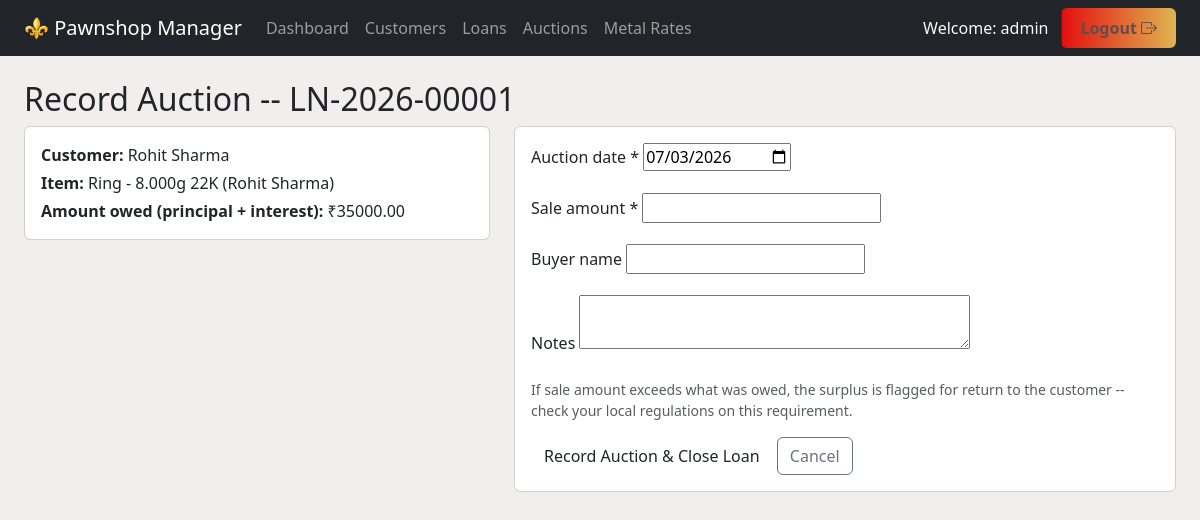
/auctions/new/1/ (signed in), run on the app's committed database.
### loans/models.py (models this page shows, shortened)
class Loan(models.Model):
    STATUS_CHOICES = [
        ('ACTIVE', 'Active'),
        ('OVERDUE', 'Overdue'),
        ('REDEEMED', 'Redeemed'),
        ('AUCTIONED', 'Auctioned / Closed'),
    ]
    INTEREST_TYPE_CHOICES = [
        ('FLAT_MONTHLY', 'Flat (on original principal)'),
        ('REDUCING', 'Reducing balance (on outstanding principal)'),
    ]
    loan_number = models.CharField(max_length=20, unique=True, editable=False)
    customer = models.ForeignKey(Customer, on_delete=models.CASCADE, related_name='loans')
    item = models.OneToOneField(PledgeItem, on_delete=models.CASCADE, related_name='loan')
    principal_amount = models.DecimalField(max_digits=12, decimal_places=2)
    interest_rate_percent = models.DecimalField(
        max_digits=5, decimal_places=2,
        help_text="Monthly interest rate, e.g. 2.5 for 2.5% per month",
    )
    interest_type = models.CharField(max_length=20, choices=INTEREST_TYPE_CHOICES, default='FLAT_MONTHLY')
    issue_date = models.DateField(default=timezone.localdate)
    tenure_months = models.PositiveIntegerField(default=3)
    due_date = models.DateField(editable=False)
    status = models.CharField(max_length=20, choices=STATUS_CHOICES, default='ACTIVE')
    closed_date = models.DateField(blank=True, null=True)
    created_at = models.DateTimeField(auto_now_add=True)
    class Meta:
        ordering = ['-created_at']
    @property
    def total_interest_paid(self):
        return self.repayments.aggregate(total=Sum('interest_component'))['total'] or Decimal('0')
    @property
    def total_principal_paid(self):
        return self.repayments.aggregate(total=Sum('principal_component'))['total'] or Decimal('0')
    @property
    def outstanding_principal(self):
        return self.principal_amount - self.total_principal_paid
    def accrued_interest(self, as_of_date=None):
        as_of_date = as_of_date or timezone.localdate()
        round_up = getattr(settings, 'ROUND_UP_PARTIAL_MONTH_INTEREST', True)
        months = months_elapsed(self.issue_date, as_of_date, round_up_partial=round_up)
        rate = self.interest_rate_percent / Decimal('100')
        if self.interest_type == 'FLAT_MONTHLY':
            total_interest_due = self.principal_amount * rate * Decimal(months)
        else:  # REDUCING -- approximate using current outstanding principal
            total_interest_due = self.outstanding_principal * rate * Decimal(months)
        outstanding_interest = total_interest_due - self.total_interest_paid
        return max(outstanding_interest, Decimal('0'))
    @property
    def outstanding_balance(self):
        return self.outstanding_principal + self.accrued_interest()

### customers/models.py (models this page shows, shortened)
class Customer(models.Model):
    ID_PROOF_CHOICES = [
        ('AADHAAR', 'Aadhaar Card'),
        ('PAN', 'PAN Card'),
        ('PASSPORT', 'Passport'),
        ('VOTER_ID', 'Voter ID'),
        ('DRIVING_LICENSE', 'Driving License'),
        ('OTHER', 'Other Government ID'),
    ]
    full_name = models.CharField(max_length=200)
    phone_number = models.CharField(max_length=15)
    alternate_phone = models.CharField(max_length=15, blank=True)
    email = models.EmailField(blank=True)
    address = models.TextField()
    photo = models.ImageField(upload_to='customers/photos/', blank=True, null=True)
    id_proof_type = models.CharField(max_length=20, choices=ID_PROOF_CHOICES)
    id_proof_number = models.CharField(max_length=50)
    id_proof_document = models.FileField(upload_to='customers/id_proofs/', blank=True, null=True)
    date_registered = models.DateTimeField(auto_now_add=True)
    notes = models.TextField(blank=True, help_text="Internal staff notes about this customer")
    class Meta:
        ordering = ['full_name']

### items/models.py (models this page shows, shortened)
class PledgeItem(models.Model):
    ITEM_TYPE_CHOICES = [
        ('RING', 'Ring'),
        ('NECKLACE', 'Necklace'),
        ('CHAIN', 'Chain'),
        ('BANGLE', 'Bangle'),
        ('BRACELET', 'Bracelet'),
        ('EARRINGS', 'Earrings'),
        ('PENDANT', 'Pendant'),
        ('COIN_BAR', 'Coin / Bar'),
        ('WATCH', 'Watch'),
        ('OTHER', 'Other'),
    ]
    METAL_CHOICES = [
        ('GOLD', 'Gold'),
        ('SILVER', 'Silver'),
        ('PLATINUM', 'Platinum'),
        ('OTHER', 'Other / Mixed'),
    ]
    PURITY_CHOICES = [
        ('24K', '24 Karat (999)'),
        ('22K', '22 Karat (916)'),
        ('18K', '18 Karat (750)'),
        ('14K', '14 Karat (585)'),
        ('STERLING', 'Sterling Silver (92.5%)'),
        ('FINE_SILVER', 'Fine Silver (99.9%)'),
        ('NA', 'Not Applicable'),
    ]
    STATUS_CHOICES = [
        ('PLEDGED', 'Pledged (loan active)'),
        ('REDEEMED', 'Redeemed (returned to customer)'),
        ('AUCTIONED', 'Auctioned'),
    ]
    customer = models.ForeignKey(Customer, on_delete=models.CASCADE, related_name='items')
    item_type = models.CharField(max_length=20, choices=ITEM_TYPE_CHOICES)
    description = models.CharField(
        max_length=255,
        help_text="e.g. 'Floral design gold ring with red stone, slightly worn'",
    )
    metal = models.CharField(max_length=10, choices=METAL_CHOICES)
    purity = models.CharField(max_length=15, choices=PURITY_CHOICES)
    gross_weight_grams = models.DecimalField(max_digits=8, decimal_places=3)
    stone_weight_grams = models.DecimalField(
        max_digits=8, decimal_places=3, default=0,
        help_text="Weight of non-metal stones/gems to deduct from gross weight",
    )
    net_weight_grams = models.DecimalField(max_digits=8, decimal_places=3, editable=False)
    appraised_value = models.DecimalField(
        max_digits=12, decimal_places=2,
        help_text="Value assigned by staff at appraisal time (can be auto-suggested from the daily metal rate, then overridden)",
    )
    status = models.CharField(max_length=20, choices=STATUS_CHOICES, default='PLEDGED')
    created_at = models.DateTimeField(auto_now_add=True)
    class Meta:
        ordering = ['-created_at']
    def __str__(self):
        return f"{self.get_item_type_display()} - {self.net_weight_grams}g {self.purity} ({self.customer.full_name})"

### auctions/views.py (the view)
# urls.py: path('new/<int:loan_id>/', views.auction_create, name='create'),
@login_required
def auction_create(request, loan_id):
    loan = get_object_or_404(Loan, pk=loan_id)
    if request.method == 'POST':
        form = AuctionForm(request.POST)
        if form.is_valid():
            auction = form.save(commit=False)
            auction.loan = loan
            auction.save()
            loan.status = 'AUCTIONED'
            loan.closed_date = timezone.localdate()
            loan.save(update_fields=['status', 'closed_date'])
            loan.item.status = 'AUCTIONED'
            loan.item.save(update_fields=['status'])
            if auction.surplus_to_customer > 0:
                messages.warning(
                    request,
                    f"Auction recorded. Surplus of ₹{auction.surplus_to_customer} is owed back to "
                    f"{loan.customer.full_name} -- many jurisdictions require this to be returned.",
                )
            else:
                messages.success(request, "Auction recorded and loan closed.")
            return redirect('auctions:list')
    else:
        form = AuctionForm(initial={'auction_date': timezone.localdate()})
    return render(request, 'auctions/auction_create.html', {
        'loan': loan,
        'form': form,
        'amount_owed': loan.outstanding_balance,
    })

### auctions/views.py
class AuctionForm(forms.ModelForm):
    class Meta:
        model = Auction
        fields = ['auction_date', 'sale_amount', 'buyer_name', 'notes']
        widgets = {
            'auction_date': forms.DateInput(attrs={'type': 'date'}),
            'notes': forms.Textarea(attrs={'rows': 2}),
        }

### loans/models.py (called while the page is built)
def add_months(start_date, months):
    month_index = start_date.month - 1 + months
    year = start_date.year + month_index // 12
    month = month_index % 12 + 1
    day = min(start_date.day, calendar.monthrange(year, month)[1])
    return start_date.replace(year=year, month=month, day=day)

def months_elapsed(start_date, end_date, round_up_partial=True):
    if end_date <= start_date:
        return 0
    full_months = (end_date.year - start_date.year) * 12 + (end_date.month - start_date.month)
    if end_date.day < start_date.day:
        full_months -= 1
    full_months = max(full_months, 0)
    anchor = add_months(start_date, full_months)
    has_remainder = end_date > anchor
    if round_up_partial and (has_remainder or full_months == 0):
        full_months += 1
    return full_months

### auctions/templates/auctions/auction_create.html (shortened to what this page needs)
{% extends "base.html" %}
{% block content %}
<h2 class="page-title">Record Auction -- {{ loan.loan_number }}</h2>
<div class="row g-4">
  <div class="col-md-5">
    <div class="card">
      <div class="card-body">
        <p class="mb-1"><strong>Customer:</strong> {{ loan.customer.full_name }}</p>
        <p class="mb-1"><strong>Item:</strong> {{ loan.item }}</p>
        <p class="mb-0"><strong>Amount owed (principal + interest):</strong> ₹{{ amount_owed|floatformat:2 }}</p>
      </div>
    </div>
  </div>
  <div class="col-md-7">
    <div class="card">
      <div class="card-body">
        <form method="post">
          {% for field in form %}
            <div class="mb-3">
              <label class="form-label">{{ field.label }}{% if field.field.required %} *{% endif %}</label>
              {{ field }}
            </div>
          {% endfor %}
          <p class="form-text">If sale amount exceeds what was owed, the surplus is flagged for return to the customer -- check your local regulations on this requirement.</p>
          <button type="submit" class="btn btn-pawn">Record Auction &amp; Close Loan</button>
          <a href="{% url 'auctions:eligible_list' %}" class="btn btn-outline-secondary">Cancel</a>
        </form>
      </div>
    </div>
  </div>
</div>
{% endblock %}

### templates/base.html (shortened to what this page needs)
{% load static %}
<!DOCTYPE html>
<html lang="en">
<head>
    <link href="https://cdn.jsdelivr.net/npm/bootstrap@5.3.3/dist/css/bootstrap.min.css" rel="stylesheet">
    <link href="{% static 'css/gradient.css' %}" rel="stylesheet">
    <link rel="stylesheet" href="https://cdn.jsdelivr.net/npm/bootstrap-icons@1.13.1/font/bootstrap-icons.min.css">
  </head>
<body style="background-color: rgba(242, 237, 237, 0.9);">
{% if user.is_authenticated %}
<nav class="navbar navbar-expand-lg navbar-pawn navbar-dark bg-dark mb-4">
  <div class="container-fluid px-4">
    <a class="navbar-brand" href="{% url 'core:dashboard' %}">⚜ Pawnshop Manager</a>
    <div class="collapse navbar-collapse" id="navMain">
      <ul class="navbar-nav me-auto">
        <li class="nav-item"><a class="nav-link" href="{% url 'core:dashboard' %}">Dashboard</a></li>
        <li class="nav-item"><a class="nav-link" href="{% url 'customers:list' %}">Customers</a></li>
        <li class="nav-item"><a class="nav-link" href="{% url 'loans:list' %}">Loans</a></li>
        <li class="nav-item"><a class="nav-link" href="{% url 'auctions:eligible_list' %}">Auctions</a></li>
        <li class="nav-item"><a class="nav-link" href="{% url 'core:metal_rate_list' %}">Metal Rates</a></li>
      </ul>
      <form action="{% url 'logout' %}" method="post" class="d-flex">
        <span class="navbar-text text-light me-2">Welcome: {{ user.username }}</span>
        <button class="btn btn-g" type="submit">Logout <i class="bi bi-box-arrow-right"></i></button>
      </form>
    </div>
  </div>
</nav>
{% endif %}
<div class="container-fluid  px-4 pb-5">
  {% block content %}{% endblock %}
</div>
</body>
</html>

### static/css/gradient.css (style rules this page uses)
.btn-g { background-image: linear-gradient(to right, #e30f0f 0%, #dfb752 51%, #9e0101 100%); padding: 6px 18px; margin-left: 5px; font-size: 1rem; transition: 0.6s; text-transform: capitalize; background-size: 200% auto; outline: none; color: #644c4c; font-weight: 600; }

### data on the page
Loan: loan_number "LN-2026-00001", customer.full_name "Rohit Sharma", item "Ring - 8.000g 22K (Rohit Sharma)"

### other printed values
{{ user.username }} "admin"
{{ amount_owed|floatformat:2 }} "35000.00"
{{ field.label }} "Auction date" "Sale amount" "Buyer name" "Notes"
